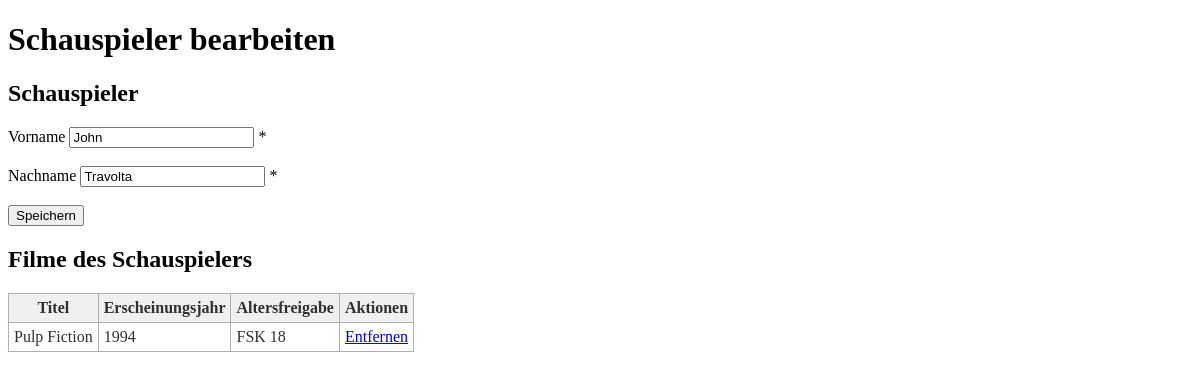
The page /edit_actor.php?id=3 on the database its author committed.
### tables this page shows
CREATE TABLE `tbl_actors` (
  `ActorID` int(11) NOT NULL,
  `FirstName` varchar(255) DEFAULT NULL,
  `LastName` varchar(255) DEFAULT NULL
);

CREATE TABLE `tbl_films` (
  `FilmID` int(11) NOT NULL,
  `Title` varchar(255) DEFAULT NULL,
  `ReleaseYear` int(11) DEFAULT NULL,
  `FskID` int(11) DEFAULT NULL
);

CREATE TABLE `tbl_agelimit` (
  `FskID` int(11) NOT NULL,
  `AgeLimit` int(11) DEFAULT NULL
);

### actor_functions.php (called while the page is built, shortened)
<?php
require_once 'db_connect.php';
function retrieveSingleActor(int $actorId): array
{
    global $conn;
    $sql = "SELECT ActorID, FirstName, LastName FROM tbl_actors WHERE ActorID = ?";
    $stmt = $conn->prepare($sql);
    $stmt->bind_param("i", $actorId);
    $stmt->execute();
    $result = $stmt->get_result();
    return $result->fetch_assoc();
}
function retrieveFilmsByActor(int $actorId): array
{
    global $conn;
    $sql = "SELECT f.FilmID, f.Title, f.ReleaseYear, fs.AgeLimit AS AgeLimit
    FROM tbl_films f
    LEFT JOIN tbl_agelimit fs ON f.FskID = fs.FskID
    LEFT JOIN tbl_film_actor fa ON f.FilmId = fa.FilmId
    LEFT JOIN tbl_actors s ON fa.ActorID = s.ActorID
    WHERE s.ActorID = ?";
    $stmt = $conn->prepare($sql);
    $stmt->bind_param("i", $actorId);
    $stmt->execute();
    $result = $stmt->get_result();
    return $result->fetch_all(MYSQLI_ASSOC);
}

### edit_actor.php (the view, shortened to what this page needs)
<?php
require_once 'db_connect.php';
require_once 'actor_functions.php';
$actorId = $_GET["id"] ?? null;
$actorData = retrieveSingleActor($actorId);
$films = retrieveFilmsByActor($actorId);
?>
<!DOCTYPE html>
<html lang="de">
<head>
    <link rel="stylesheet" href="styles.css">
</head>
<body>
    <h1>Schauspieler bearbeiten</h1>
    <?php if ($actorData) : ?>
    <form method="post">
        <h2>Schauspieler</h2>
        <div>
            <label for="firstName">Vorname</label>
            <input type="text" id="firstName" name="firstName" value="<?= $actorData['FirstName']; ?>" required> *
        </div>
        <br>
        <div>
            <label for="lastName">Nachname</label>
            <input type="text" id="lastName" name="lastName" value="<?= $actorData['LastName']; ?>" required> *
        </div>
        <br>
        <input type="submit" value="Speichern">
    </form>
    <?php else : ?>
    echo "<p>Der Schauspieler konnte nicht gefunden werden.</p>";
    <?php endif; ?>
    <table>
        <caption style="text-align:left"><h2>Filme des Schauspielers</h2></caption>
        <tr>
            <th>Titel</th>
            <th>Erscheinungsjahr</th>
            <th>Altersfreigabe</th>
            <th>Aktionen</th>
        </tr>
        <?php foreach ($films as $film): ?>
            <tr>
                <td><?= $film['Title']; ?></td>
                <td><?= $film['ReleaseYear']; ?></td>
                <td><?= "FSK " . $film['AgeLimit']; ?></td>
                <td>
                    <a href="delete_film.php?id=<?= $film['FilmID']; ?>"
                       onclick="return confirm('Sind Sie sicher, dass Sie diesen Film löschen möchten?');">Entfernen</a>
                </td>
            </tr>
        <?php endforeach; ?>
    </table>
</body>
</html>

### styles.css (style rules this page uses)
table { border:1px solid #b3adad; border-collapse:collapse; padding:5px; }
table th { border:1px solid #b3adad; padding:5px; background: #f0f0f0; color: #313030; }
table td { border:1px solid #b3adad; text-align:left; padding:5px; background: #ffffff; color: #313030; }

### rows shown on the page
tbl_actors: firstName "John", lastName "Travolta"
tbl_films: Title "Pulp Fiction", ReleaseYear "1994", FskID.AgeLimit "18"
